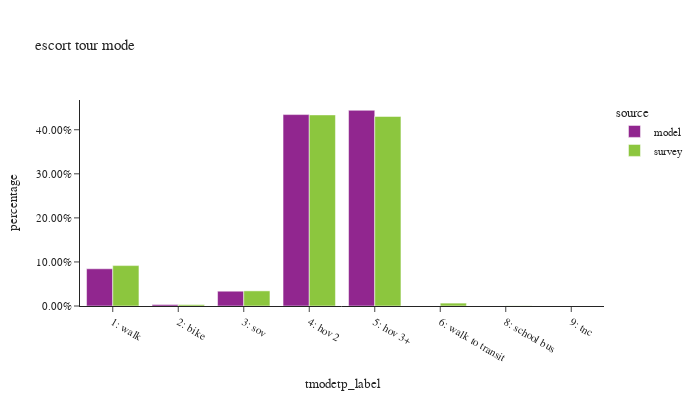

Notebook code cell kept with this figure:
### Code cell
df_plot = es_tour.groupby(['source','tmodetp_label'])['toexpfac'].sum().reset_index()
df_plot['percentage'] = df_plot.groupby(['source'], group_keys=False)['toexpfac']. \
    apply(lambda x: x / float(x.sum()))

df_plot_ct = es_tour.groupby(['source','tmodetp_label'])['toexpfac'].count().reset_index(). \
    rename(columns={'toexpfac':'sample count'})
df_plot = df_plot.merge(df_plot_ct, on=['source','tmodetp_label'])

fig = px.bar(df_plot.sort_values(by=['source']), x="tmodetp_label", y="percentage", color="source",
             barmode="group",hover_data=['sample count'],title="escort tour mode")
fig.update_layout(height=400, width=700, font=dict(size=11),
                  xaxis = dict(dtick = 1, categoryorder='category ascending'),
                  yaxis=dict(tickformat=".2%"))
fig.show()

### Figure 1 — Plotly figure (JSON) as saved in the notebook; plotly's stock layout.template omitted (floating-point values rounded to 4 significant figures)
{"data": [{"alignmentgroup": "True", "customdata": [[52924], [2114], [21041], [272287], [278380]], "hovertemplate": "source=model<br>tmodetp_label=%{x}<br>percentage=%{y}<br>sample count=%{customdata[0]}<extra></extra>", "legendgroup": "model", "marker": {"color": "#91268F", "pattern": {"shape": ""}}, "name": "model", "offsetgroup": "model", "orientation": "v", "showlegend": true, "textposition": "auto", "type": "bar", "x": ["1: walk", "2: bike", "3: sov", "4: hov 2", "5: hov 3+"], "xaxis": "x", "y": [0.08444, 0.003373, 0.03357, 0.4344, 0.4442], "yaxis": "y"}, {"alignmentgroup": "True", "customdata": [[102], [15], [45], [342], [252], [11], [3], [1]], "hovertemplate": "source=survey<br>tmodetp_label=%{x}<br>percentage=%{y}<br>sample count=%{customdata[0]}<extra></extra>", "legendgroup": "survey", "marker": {"color": "#8CC63E", "pattern": {"shape": ""}}, "name": "survey", "offsetgroup": "survey", "orientation": "v", "showlegend": true, "textposition": "auto", "type": "bar", "x": ["1: walk", "2: bike", "3: sov", "4: hov 2", "5: hov 3+", "6: walk to transit", "8: school bus", "9: tnc"], "xaxis": "x", "y": [0.0917, 0.003118, 0.03432, 0.4337, 0.4302, 0.006587, 0.0004, 1.058e-05], "yaxis": "y"}], "layout": {"barmode": "group", "font": {"size": 11}, "height": 400, "legend": {"title": {"text": "source"}, "tracegroupgap": 0}, "title": {"text": "escort tour mode"}, "width": 700, "xaxis": {"anchor": "y", "categoryorder": "category ascending", "domain": [0.0, 1.0], "dtick": 1, "title": {"text": "tmodetp_label"}}, "yaxis": {"anchor": "x", "domain": [0.0, 1.0], "tickformat": ".2%", "title": {"text": "percentage"}}}}
